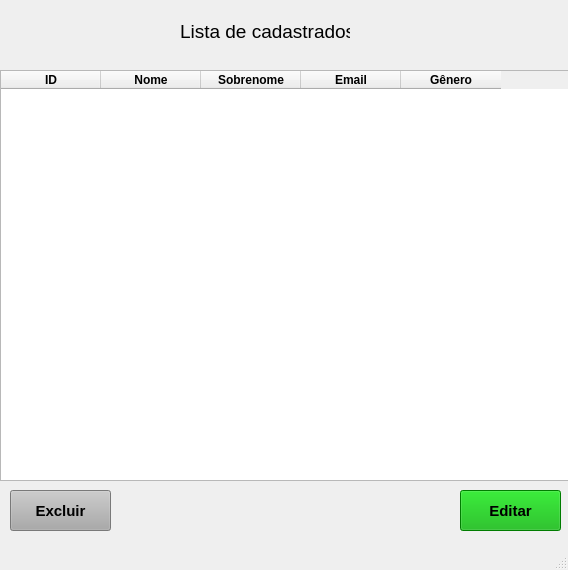
<?xml version="1.0" encoding="UTF-8"?>
<ui version="4.0">
 <class>MainWindow</class>
 <widget class="QMainWindow" name="MainWindow">
  <property name="enabled">
   <bool>true</bool>
  </property>
  <property name="geometry">
   <rect>
    <x>0</x>
    <y>0</y>
    <width>568</width>
    <height>570</height>
   </rect>
  </property>
  <property name="windowTitle">
   <string>MainWindow</string>
  </property>
  <widget class="QWidget" name="centralwidget">
   <widget class="QLabel" name="label">
    <property name="geometry">
     <rect>
      <x>180</x>
      <y>20</y>
      <width>170</width>
      <height>23</height>
     </rect>
    </property>
    <property name="maximumSize">
     <size>
      <width>16777215</width>
      <height>16777215</height>
     </size>
    </property>
    <property name="font">
     <font>
      <pointsize>14</pointsize>
     </font>
    </property>
    <property name="text">
     <string>Lista de cadastrados</string>
    </property>
   </widget>
   <widget class="QTableWidget" name="tableWidget">
    <property name="geometry">
     <rect>
      <x>0</x>
      <y>70</y>
      <width>571</width>
      <height>411</height>
     </rect>
    </property>
    <column>
     <property name="text">
      <string>ID</string>
     </property>
     <property name="font">
      <font>
       <pointsize>9</pointsize>
       <weight>75</weight>
       <bold>true</bold>
      </font>
     </property>
    </column>
    <column>
     <property name="text">
      <string>Nome</string>
     </property>
     <property name="font">
      <font>
       <pointsize>9</pointsize>
       <weight>75</weight>
       <bold>true</bold>
      </font>
     </property>
    </column>
    <column>
     <property name="text">
      <string>Sobrenome</string>
     </property>
     <property name="font">
      <font>
       <pointsize>9</pointsize>
       <weight>75</weight>
       <bold>true</bold>
      </font>
     </property>
    </column>
    <column>
     <property name="text">
      <string>Email</string>
     </property>
     <property name="font">
      <font>
       <pointsize>9</pointsize>
       <weight>75</weight>
       <bold>true</bold>
      </font>
     </property>
    </column>
    <column>
     <property name="text">
      <string>Gênero</string>
     </property>
     <property name="font">
      <font>
       <pointsize>9</pointsize>
       <weight>75</weight>
       <bold>true</bold>
      </font>
     </property>
    </column>
   </widget>
   <widget class="QPushButton" name="pushButton">
    <property name="geometry">
     <rect>
      <x>10</x>
      <y>490</y>
      <width>101</width>
      <height>41</height>
     </rect>
    </property>
    <property name="font">
     <font>
      <pointsize>11</pointsize>
      <weight>75</weight>
      <bold>true</bold>
     </font>
    </property>
    <property name="styleSheet">
     <string notr="true">background-color: rgb(170, 170, 170);</string>
    </property>
    <property name="text">
     <string>Excluir</string>
    </property>
   </widget>
   <widget class="QPushButton" name="pushButton_2">
    <property name="geometry">
     <rect>
      <x>460</x>
      <y>490</y>
      <width>101</width>
      <height>41</height>
     </rect>
    </property>
    <property name="font">
     <font>
      <pointsize>11</pointsize>
      <weight>75</weight>
      <bold>true</bold>
     </font>
    </property>
    <property name="styleSheet">
     <string notr="true">background-color: rgb(0, 173, 0);</string>
    </property>
    <property name="text">
     <string>Editar</string>
    </property>
   </widget>
  </widget>
  <widget class="QMenuBar" name="menubar">
   <property name="geometry">
    <rect>
     <x>0</x>
     <y>0</y>
     <width>568</width>
     <height>21</height>
    </rect>
   </property>
  </widget>
  <widget class="QStatusBar" name="statusbar"/>
 </widget>
 <resources/>
 <connections/>
</ui>
